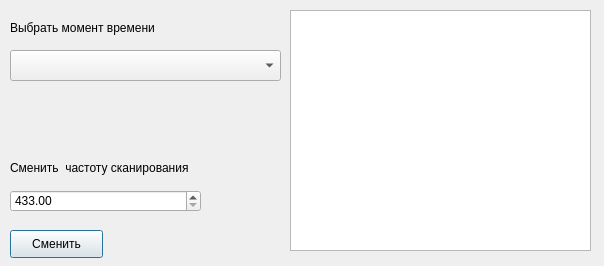
<?xml version="1.0" encoding="UTF-8"?>
<ui version="4.0">
 <class>Dialog</class>
 <widget class="QDialog" name="Dialog">
  <property name="geometry">
   <rect>
    <x>0</x>
    <y>0</y>
    <width>604</width>
    <height>266</height>
   </rect>
  </property>
  <property name="windowTitle">
   <string>Dialog</string>
  </property>
  <widget class="QTextBrowser" name="textBrowser">
   <property name="geometry">
    <rect>
     <x>290</x>
     <y>10</y>
     <width>301</width>
     <height>241</height>
    </rect>
   </property>
  </widget>
  <widget class="QComboBox" name="comboBox">
   <property name="geometry">
    <rect>
     <x>10</x>
     <y>50</y>
     <width>271</width>
     <height>31</height>
    </rect>
   </property>
   <property name="editable">
    <bool>false</bool>
   </property>
  </widget>
  <widget class="QLabel" name="label">
   <property name="geometry">
    <rect>
     <x>10</x>
     <y>20</y>
     <width>191</width>
     <height>16</height>
    </rect>
   </property>
   <property name="text">
    <string>Выбрать момент времени</string>
   </property>
  </widget>
  <widget class="QLabel" name="label_2">
   <property name="geometry">
    <rect>
     <x>10</x>
     <y>160</y>
     <width>211</width>
     <height>16</height>
    </rect>
   </property>
   <property name="text">
    <string>Сменить  частоту сканирования</string>
   </property>
  </widget>
  <widget class="QDoubleSpinBox" name="doubleSpinBox">
   <property name="geometry">
    <rect>
     <x>10</x>
     <y>190</y>
     <width>191</width>
     <height>22</height>
    </rect>
   </property>
   <property name="minimum">
    <double>433.000000000000000</double>
   </property>
   <property name="maximum">
    <double>435.000000000000000</double>
   </property>
   <property name="singleStep">
    <double>0.000100000000000</double>
   </property>
  </widget>
  <widget class="QPushButton" name="pushButton">
   <property name="geometry">
    <rect>
     <x>10</x>
     <y>230</y>
     <width>93</width>
     <height>28</height>
    </rect>
   </property>
   <property name="text">
    <string>Сменить</string>
   </property>
  </widget>
 </widget>
 <resources/>
 <connections/>
</ui>
